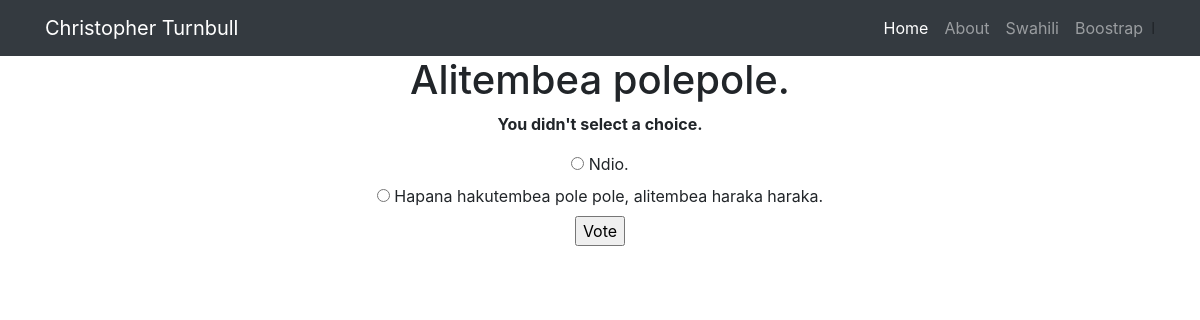
Page /swahili/35/vote/ on the committed database.
### swahili/models.py (models this page shows, shortened)
class Question(models.Model):
    question_text = models.CharField(max_length=200)
    pub_date = models.DateTimeField('date published', default=timezone.now())

class Choice(models.Model):
    question = models.ForeignKey(Question, on_delete=models.CASCADE)
    choice_text = models.CharField(max_length=200)
    votes = models.IntegerField(default=0)

### swahili/views.py (the view)
# urls.py: path('swahili/<int:question_id>/vote/', views.vote, name='vote'),
def vote(request, question_id):
    question = get_object_or_404(Question, pk=question_id)
    try:
        selected_choice = question.choice_set.get(pk=request.POST['choice'])
    except (KeyError, Choice.DoesNotExist):
        return render(request, 'swahili/detail.html', {
            'question': question,
            'error_message': "You didn't select a choice.",
        })
    else:
        selected_choice.votes += 1
        selected_choice.save()
        return HttpResponseRedirect(reverse('swahili:results', args=(question.id,)))

### swahili/templates/swahili/detail.html (shortened to what this page needs)
{% extends "overview/base.html" %}
{% block content %}
  <div class="container">
    <div class="row">
      <div class="col-lg-12 text-center">
        <h1>{{ question.question_text }}</h1>
        {% if error_message %}<p><strong>{{ error_message }}</strong></p>{% endif %}
        <form action="{% url 'swahili:vote' question.id %}" method="post">
        {% for choice in question.choice_set.all %}
            <input type="radio" name="choice" id="choice{{ forloop.counter }}" value="{{ choice.id }}">
            <label for="choice{{ forloop.counter }}">{{ choice.choice_text }}</label><br>
        {% endfor %}
        <input type="submit" value="Vote">
        </form>
      </div>
    </div>
  </div>
{% endblock %}

### rows in the picture
Question: question_text "Alitembea polepole."
Choice: choice_text "Ndio."
Choice: choice_text "Hapana hakutembea pole pole, alitembea haraka haraka."

### other values in the picture
{{ error_message }} "You didn't select a choice."
